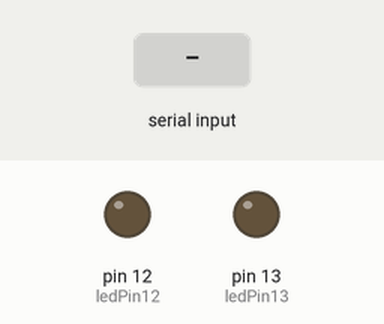
Bench run of a sketch on a simulated Arduino Uno, built with avr-gcc and run on an emulated ATmega328P. Parts: output pins drawn as LEDs (lit = HIGH). Inputs (shaded band) come from the test bench.

Above: at 1.2 s.
1.3 s: "1" received over Serial
At 2.2 s:
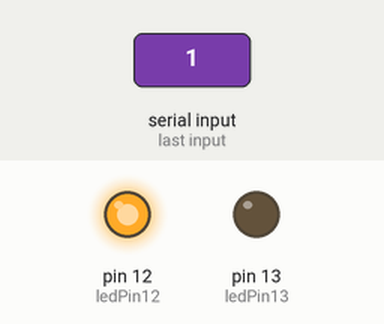
2.8 s: "3" received over Serial
At 3.3 s:
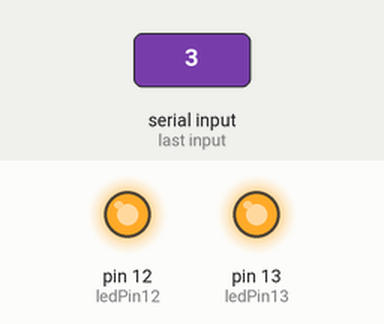
4.3 s: "0" received over Serial
At 5.5 s:
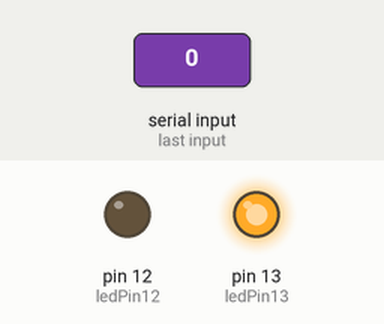
5.8 s: "2" received over Serial
At 6.8 s:
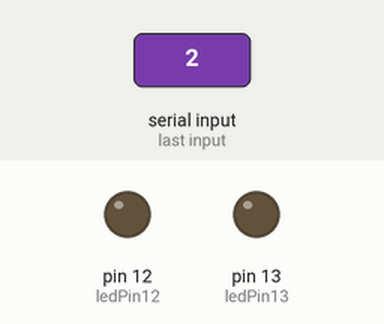
Timing chart, 0 to 8.3 s (numbered marks = the images above; inputs shaded):
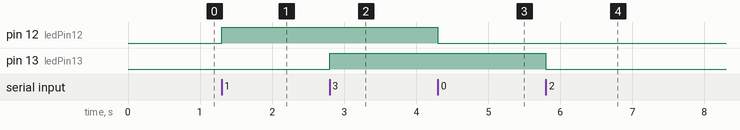

Measured:
- after the input at 1.3 s, pin 12 (ledPin12): LOW → HIGH at once
- after the input at 2.8 s, pin 13 (ledPin13): LOW → HIGH at once
- after the input at 4.3 s, pin 12 (ledPin12): HIGH → LOW at once
- after the input at 5.8 s, pin 13 (ledPin13): HIGH → LOW at once

The sketch:

movil_a_arduino.ino
```cpp
// Juan Antonio Villalpando
// juana1991@yahoo.com
// kio4.com

char val;
int ledPin12 = 12;
int ledPin13 = 13;

void setup() {
Serial.begin(9600); // Aqui establecemos la velocidad
pinMode(ledPin12, OUTPUT);
pinMode(ledPin13, OUTPUT);
}

void loop() {
if( Serial.available() ) {
val = Serial.read();

if( val == '0' )
{
digitalWrite(ledPin12, LOW);
}

if( val == '1' )
{
digitalWrite(ledPin12, HIGH);
}
if( val == '2' )
{
digitalWrite(ledPin13, LOW);
}

if( val == '3' )
{
digitalWrite(ledPin13, HIGH);
}
}
}
```
